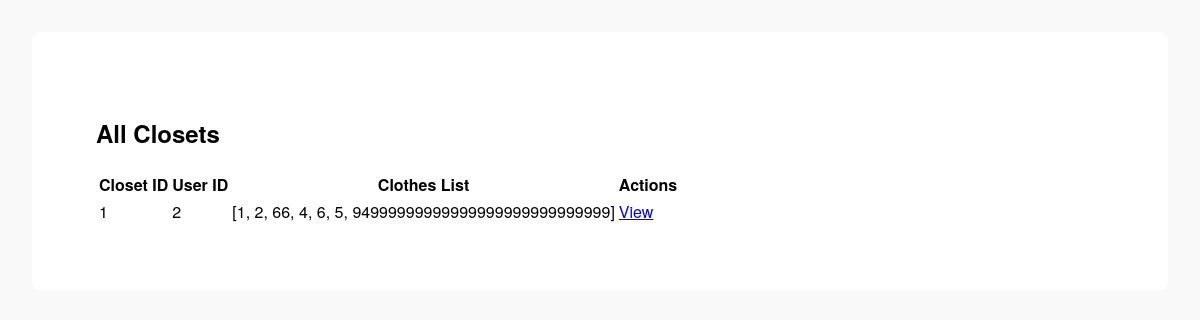
The app's page /closets, older data.
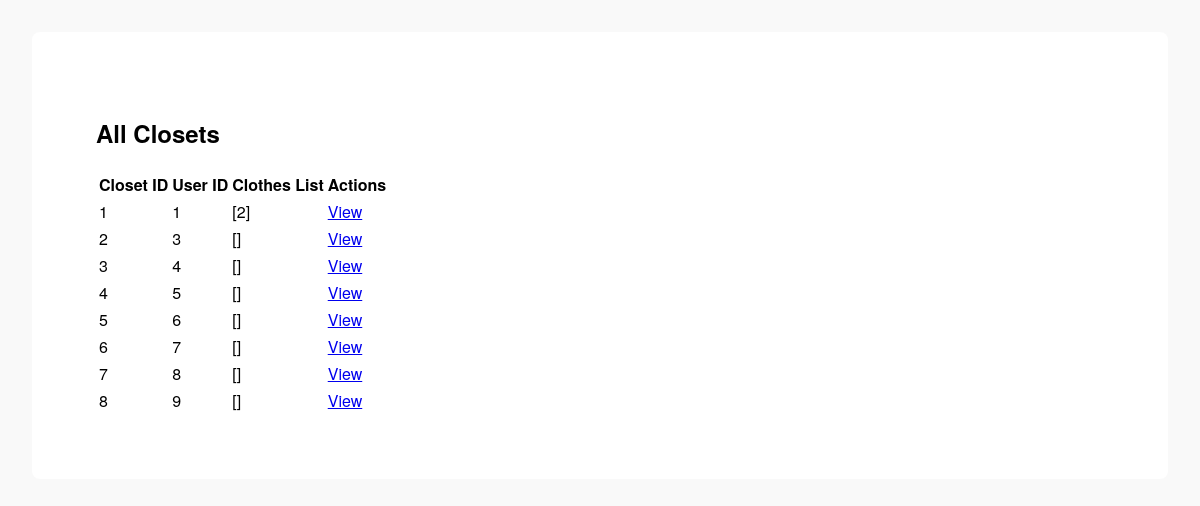
The same page, newer data.
### tables this page shows
CREATE TABLE closets (
                    id INTEGER PRIMARY KEY AUTOINCREMENT,
                    clothes_list TEXT DEFAULT '[]',
                    user_id INTEGER UNIQUE,
                    FOREIGN KEY(user_id) REFERENCES users(id) ON DELETE CASCADE
                );

### controllers/Closets_Controller.py (the view)
@closets_bp.route('/closets')
def list_closets():
    closets = Closets_Model.get_all()
    return render_template('closets_list.html', closets=closets)

### models/Closets_Model.py (called while the page is built)
    @classmethod
    def get_all(cls):
        with sqlite3.connect(cls.DB_PATH) as conn:
            c = conn.cursor()
            c.execute('SELECT id, clothes_list, user_id FROM closets')
            rows = c.fetchall()
            closets = []
            for row in rows:
                closets.append({
                    "id": row[0],
                    "clothes_list": json.loads(row[1]),
                    "user_id": row[2]
                })
            return closets

### templates/closets/closets_list.html
{% extends "base.html" %}
{% block content %}
<div class="container">
    <h2>All Closets</h2>
    <table class="table">
        <thead>
            <tr>
                <th>Closet ID</th>
                <th>User ID</th>
                <th>Clothes List</th>
                <th>Actions</th>
            </tr>
        </thead>
        <tbody>
            {% for closet in closets %}
            <tr>
                <td>{{ closet.id }}</td>
                <td>{{ closet.user_id }}</td>
                <td>{{ closet.clothes_list }}</td>
                <td><a href="{{ url_for('closets_bp.user_closet', user_id=closet.user_id) }}" class="btn btn-primary">View</a></td>
            </tr>
            {% endfor %}
        </tbody>
    </table>
</div>
{% endblock %}

Row changes from the older to the newer data that the page shows:
changed closets (number 1 of 8 on the later page): user_id "2" → "1"; clothes_list "[1, 2, 66, 4, 6, 5, 94999999999999999999999999999]" → "[2]"
added closets: id "2", user_id "3", clothes_list "[]"
added closets: id "3", user_id "4", clothes_list "[]"
added closets: id "4", user_id "5", clothes_list "[]"
added closets: id "5", user_id "6", clothes_list "[]"
added closets: id "6", user_id "7", clothes_list "[]"
added closets: id "7", user_id "8", clothes_list "[]"
added closets: id "8", user_id "9", clothes_list "[]"
